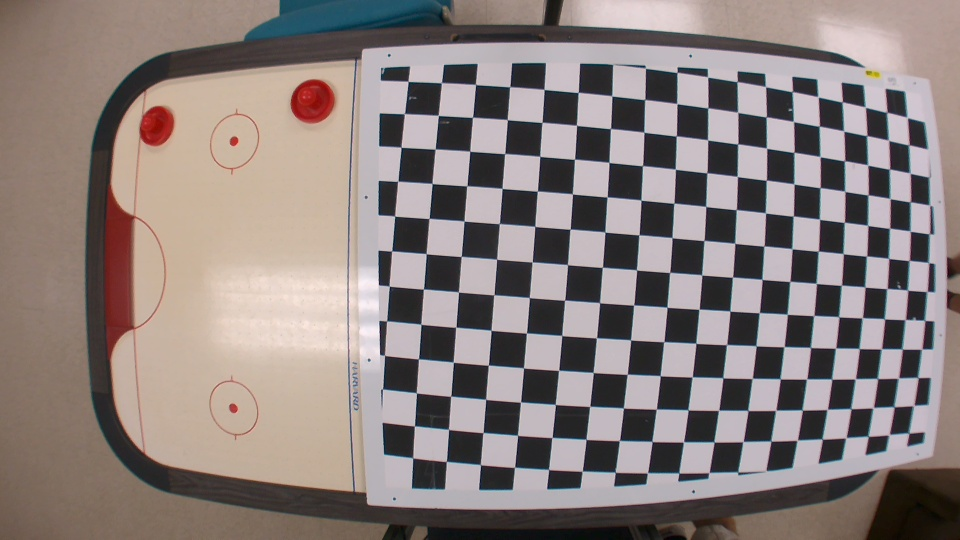
#> input picture Images/3.5frame1.jpg, 960 x 540 px
$ python Chess.py
#> lines starting #> are read from the running program, lines starting #| are printed output that depends on the picture
import cv2
import numpy as np
from matplotlib import pyplot as plt

# Define camera matrix K
intrinsic = np.array([[584.053567693393, 0.0, 491.107498914361],
              [0.0, 586.778383380614, 254.236382017895],
              [0.0, 0.0, 1.0]])

# Define distortion coefficients d
distort = np.array([-0.318443099339647,  0.0945554774567145,  0.0, 0.0])

# Read an example image and acquire its size
img = cv2.imread('Images/3.5frame1.jpg')
#> img is the input picture: shape (540, 960, 3); mean B, G, R 124.6, 127.1, 138.3
h, w = img.shape[:2]
#> h = 540; w = 960

# Generate new camera matrix from parameters
newcameramatrix, roi = cv2.getOptimalNewCameraMatrix(intrinsic, distort, (w,h), 0)
#> roi = (0, 0, 959, 539)

# Generate look-up tables for remapping the camera image
mapx, mapy = cv2.initUndistortRectifyMap(intrinsic, distort, None, newcameramatrix, (w, h), 5)

# Remap the original image to a new image
newimg = cv2.remap(img, mapx, mapy, cv2.INTER_LINEAR)
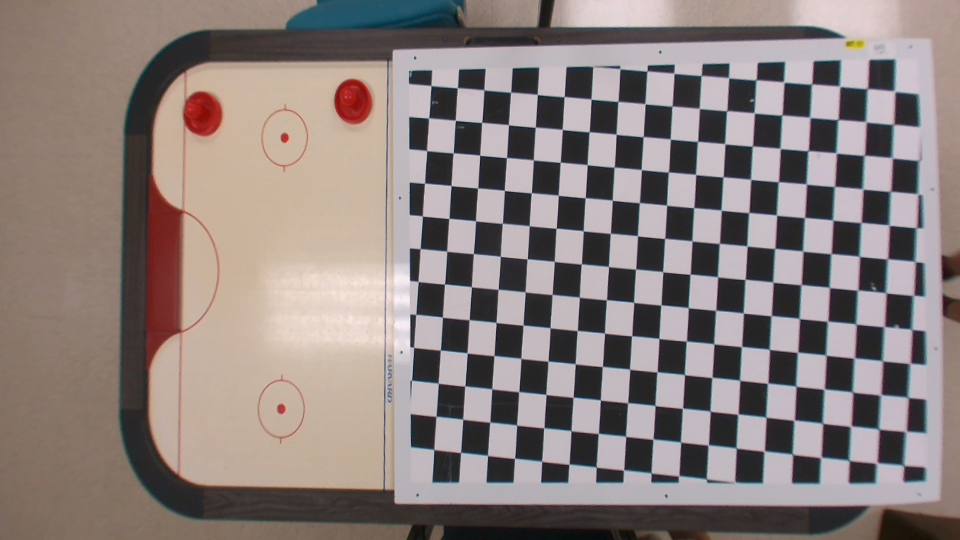
#> newimg: shape (540, 960, 3); mean B, G, R 124.8, 127.3, 138.8

# Display old and new image
fig, (oldimg_ax, newimg_ax) = plt.subplots(1, 2)
oldimg_ax.imshow(img)
oldimg_ax.set_title('Original image')
newimg_ax.imshow(newimg)
newimg_ax.set_title('Unwarped image')
plt.show()
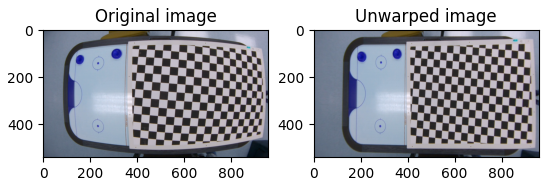
#> figure drawn by matplotlib, 2 panels; B, G, R data is drawn as R, G, B

# moo

$ run again, with Images/3.5frame2.jpg copied over Images/3.5frame1.jpg
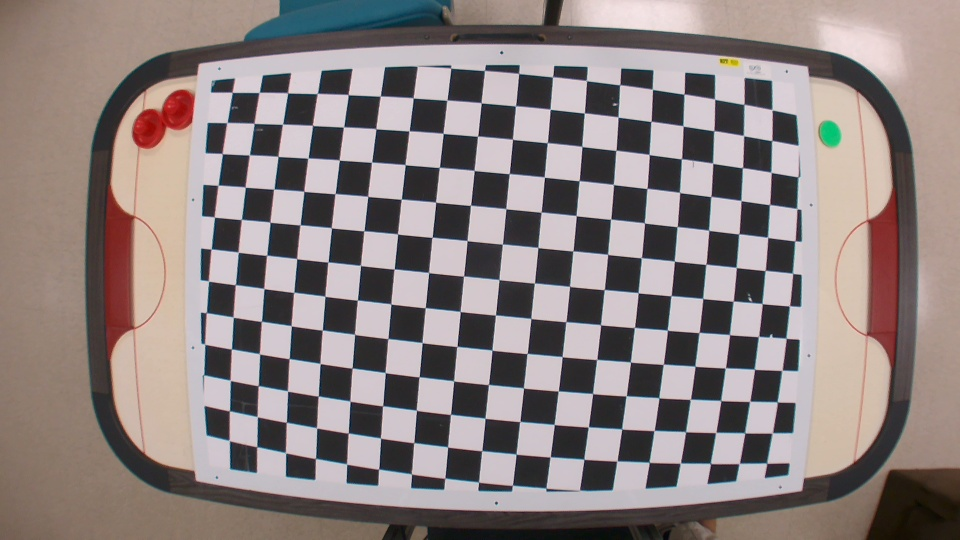
#> input picture Images/3.5frame2.jpg, 960 x 540 px
#> img is the input picture: shape (540, 960, 3); mean B, G, R 128.3, 129.4, 140.4
#> `newimg = cv2.remap(img, mapx, mapy, cv2.INTER_LINEAR)`:
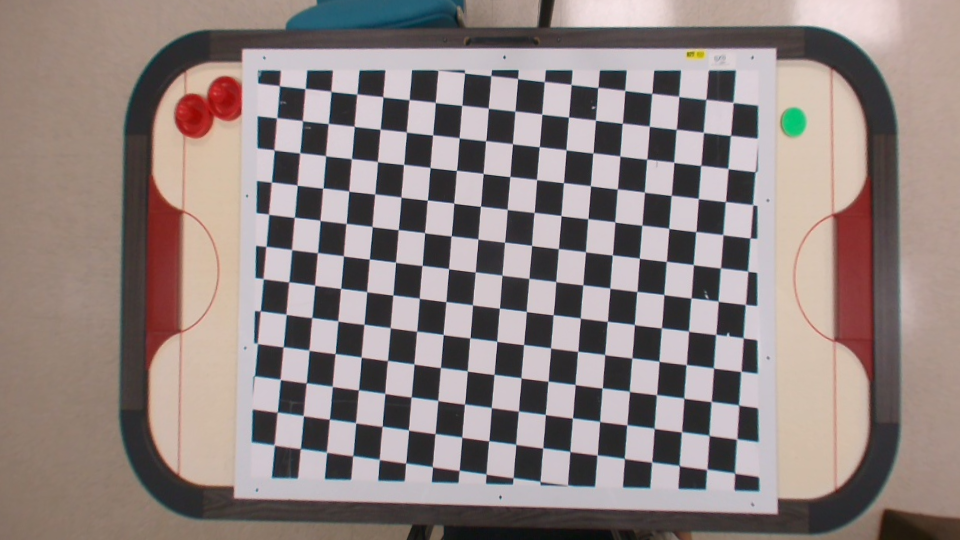
#> newimg: shape (540, 960, 3); mean B, G, R 128.4, 130.6, 143
#> `plt.show()`:
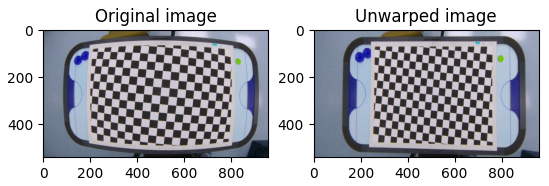
#> figure drawn by matplotlib, 2 panels; B, G, R data is drawn as R, G, B

$ run again, with Images/3.5frame3.jpg copied over Images/3.5frame1.jpg
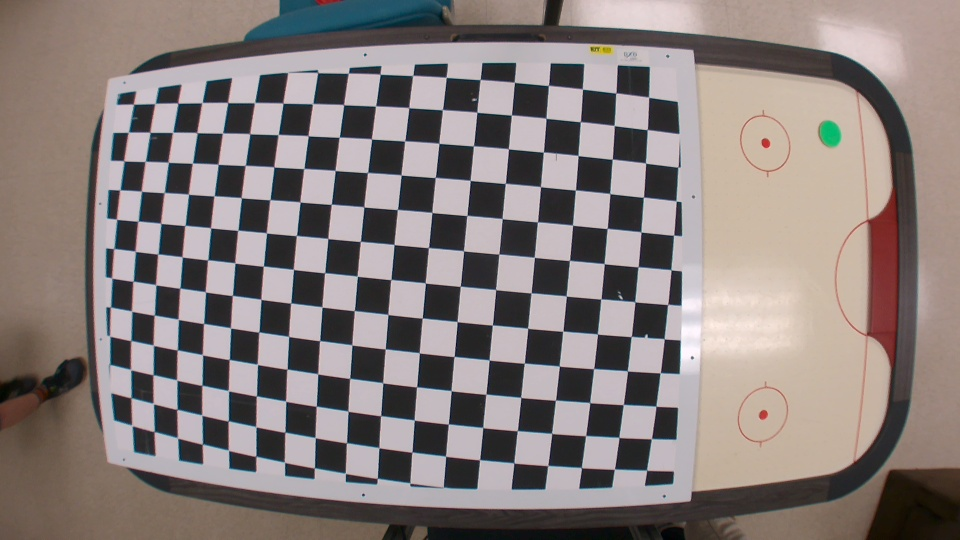
#> input picture Images/3.5frame3.jpg, 960 x 540 px
#> img is the input picture: shape (540, 960, 3); mean B, G, R 123.6, 125.7, 135.5
#> `newimg = cv2.remap(img, mapx, mapy, cv2.INTER_LINEAR)`:
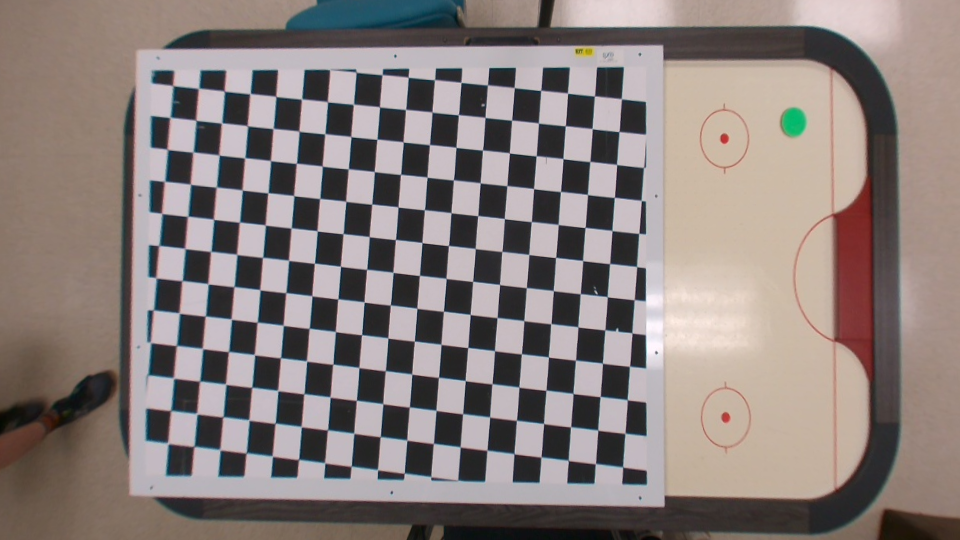
#> newimg: shape (540, 960, 3); mean B, G, R 123.9, 126.6, 137.2
#> `plt.show()`:
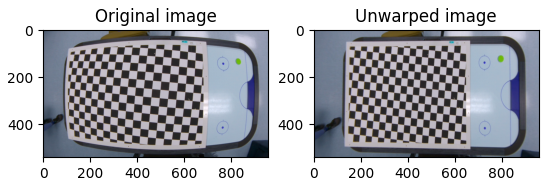
#> figure drawn by matplotlib, 2 panels; B, G, R data is drawn as R, G, B

$ run again, with Images/3.5frame4.jpg copied over Images/3.5frame1.jpg
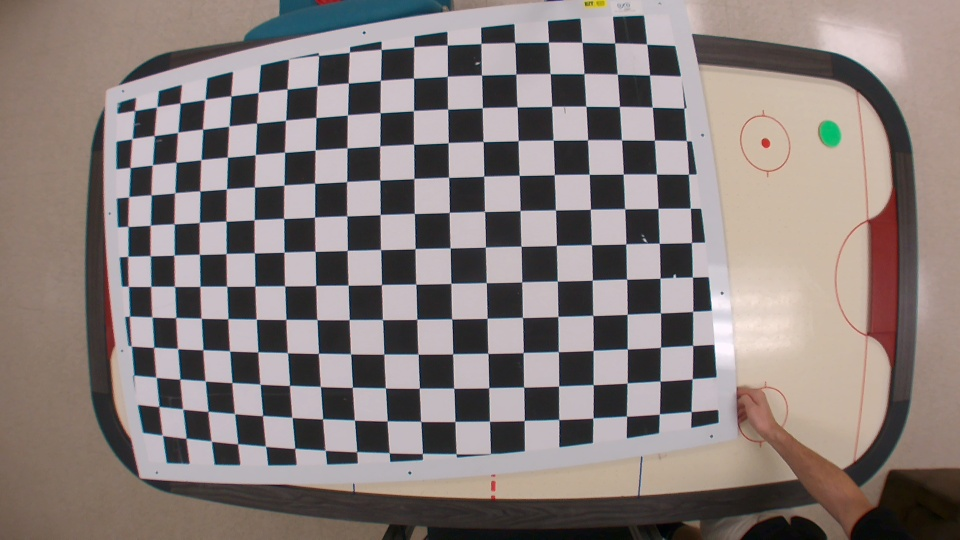
#> input picture Images/3.5frame4.jpg, 960 x 540 px
#> img is the input picture: shape (540, 960, 3); mean B, G, R 122.3, 124.6, 134.7
#> `newimg = cv2.remap(img, mapx, mapy, cv2.INTER_LINEAR)`:
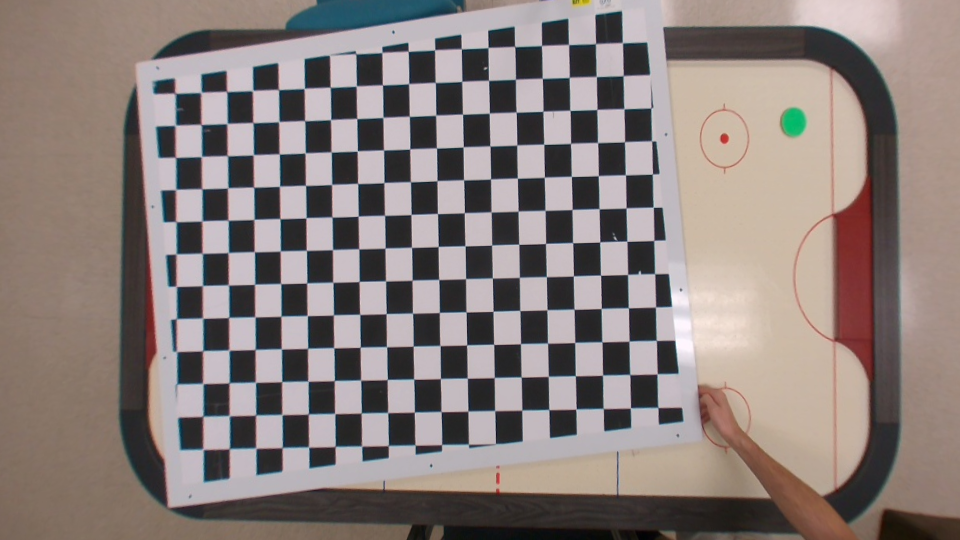
#> newimg: shape (540, 960, 3); mean B, G, R 122.8, 126, 137.1
#> `plt.show()`:
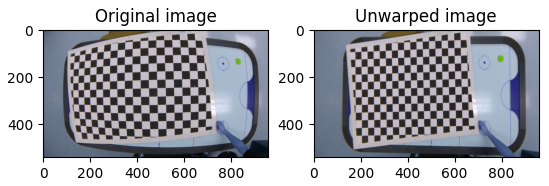
#> figure drawn by matplotlib, 2 panels; B, G, R data is drawn as R, G, B
